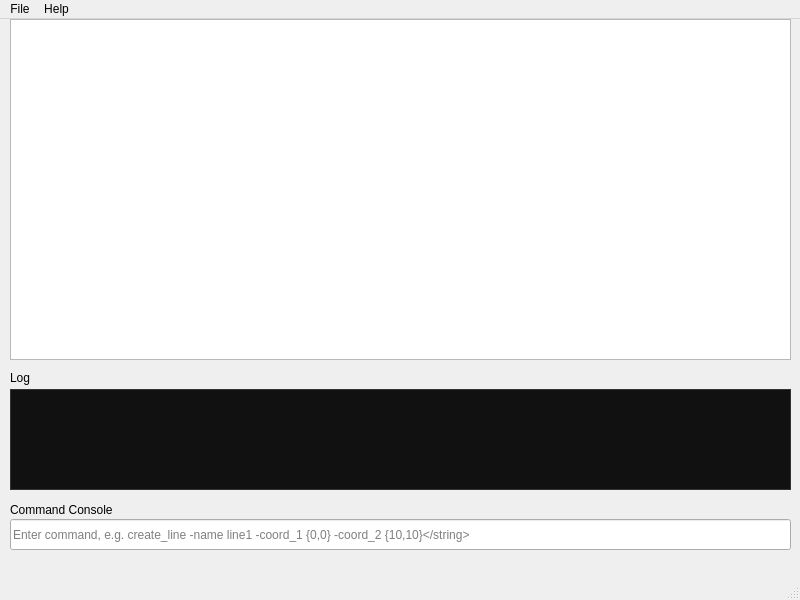
<?xml version="1.0" encoding="UTF-8"?>
<ui version="4.0">
 <class>MainWindow</class>
 <widget class="QMainWindow" name="MainWindow">
  <property name="geometry">
   <rect>
    <x>0</x>
    <y>0</y>
    <width>800</width>
    <height>600</height>
   </rect>
  </property>
  <property name="windowTitle">
   <string>Object Drawer</string>
  </property>
  <widget class="QWidget" name="centralwidget">
   <widget class="QGraphicsView" name="graphicsView">
    <property name="geometry">
     <rect>
      <x>10</x>
      <y>0</y>
      <width>781</width>
      <height>341</height>
     </rect>
    </property>
    <property name="interactive">
     <bool>false</bool>
    </property>
   </widget>
   <widget class="QTextEdit" name="logWindow">
    <property name="geometry">
     <rect>
      <x>10</x>
      <y>370</y>
      <width>781</width>
      <height>101</height>
     </rect>
    </property>
    <property name="styleSheet">
     <string notr="true">background-color:#111; color:#eee; font-family:monospace; border:1px solid #333;</string>
    </property>
    <property name="verticalScrollBarPolicy">
     <enum>Qt::ScrollBarAsNeeded</enum>
    </property>
    <property name="horizontalScrollBarPolicy">
     <enum>Qt::ScrollBarAsNeeded</enum>
    </property>
   </widget>
   <widget class="QLabel" name="commandLabel">
    <property name="geometry">
     <rect>
      <x>10</x>
      <y>480</y>
      <width>331</width>
      <height>21</height>
     </rect>
    </property>
    <property name="text">
     <string>Command Console</string>
    </property>
   </widget>
   <widget class="QLabel" name="logLabel">
    <property name="geometry">
     <rect>
      <x>10</x>
      <y>350</y>
      <width>131</width>
      <height>18</height>
     </rect>
    </property>
    <property name="text">
     <string>Log </string>
    </property>
   </widget>
   <widget class="QLineEdit" name="commandEdit">
    <property name="geometry">
     <rect>
      <x>10</x>
      <y>500</y>
      <width>781</width>
      <height>31</height>
     </rect>
    </property>
    <property name="placeholderText">
     <string>Enter command, e.g. create_line -name line1 -coord_1 {0,0} -coord_2 {10,10}&lt;/string&gt;</string>
    </property>
    <property name="clearButtonEnabled">
     <bool>false</bool>
    </property>
   </widget>
  </widget>
  <widget class="QMenuBar" name="menubar">
   <property name="geometry">
    <rect>
     <x>0</x>
     <y>0</y>
     <width>800</width>
     <height>23</height>
    </rect>
   </property>
   <widget class="QMenu" name="menuFile">
    <property name="title">
     <string>File</string>
    </property>
    <addaction name="actionExit"/>
   </widget>
   <widget class="QMenu" name="menuHelp">
    <property name="title">
     <string>Help</string>
    </property>
    <addaction name="actionAbout"/>
   </widget>
   <addaction name="menuFile"/>
   <addaction name="menuHelp"/>
  </widget>
  <widget class="QStatusBar" name="statusbar"/>
  <action name="actionExit">
   <property name="text">
    <string>Exit</string>
   </property>
  </action>
  <action name="actionAbout">
   <property name="text">
    <string>About</string>
   </property>
  </action>
 </widget>
 <resources/>
 <connections/>
</ui>
